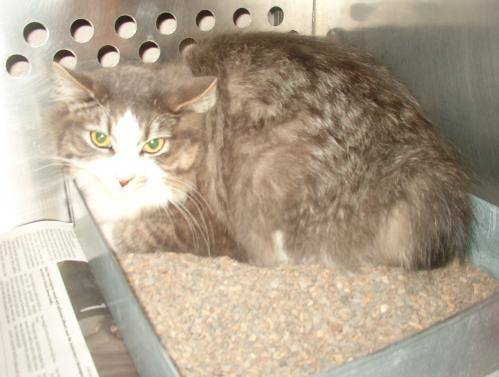
#> input picture data/dataset/train/cats/cat.2526.jpg, 499 x 377 px; its folder holds 2 pictures in this run
$ python svm_cats_dogs.py
#> lines starting #> are read from the running program, lines starting #| are printed output that depends on the picture
import os
import cv2
import numpy as np
import pandas as pd
from sklearn.svm import SVC
from sklearn.metrics import accuracy_score
from sklearn.model_selection import train_test_split
# -------- CONFIG --------
BASE_DIR = "../data/dataset/train"
IMG_SIZE = 64
MAX_IMAGES_PER_CLASS = 200
# -------- IMAGE LOADER --------
def load_images(folder_path, label):
    data = []
    count = 0

    for img_name in os.listdir(folder_path):
        if count >= MAX_IMAGES_PER_CLASS:
            break

        img_path = os.path.join(folder_path, img_name)
        try:
            img = cv2.imread(img_path)
            img = cv2.cvtColor(img, cv2.COLOR_BGR2GRAY)
            img = cv2.resize(img, (IMG_SIZE, IMG_SIZE))
            img = img.flatten()
            data.append([img, label])
            count += 1
        except:
            pass

    return data
# -------- LOAD DATA --------
data = []
data += load_images(os.path.join(BASE_DIR, "cats"), 0)
#> in load_images, img is the input picture: shape (377, 499, 3); mean B, G, R 144.4, 163.2, 177
#> in load_images, `img = cv2.cvtColor(img, cv2.COLOR_BGR2GRAY)`:
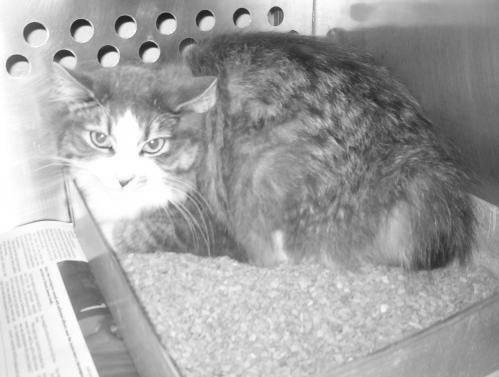
#> img: shape (377, 499); min 9, max 255, mean 165.2
#> in load_images, `img = cv2.resize(img, (IMG_SIZE, IMG_SIZE))`:
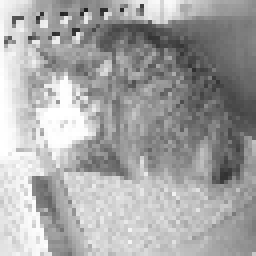
#> img: shape (64, 64) (shown 4 times larger); min 31, max 255, mean 165.1
#> in load_images, `img = img.flatten()`: img = 4096 values, max 255 at index 1216, min 31 at index 149, mean 165.1
#> pass 2 of the loop in load_images, `for img_name in os.listdir(folder_path):`:
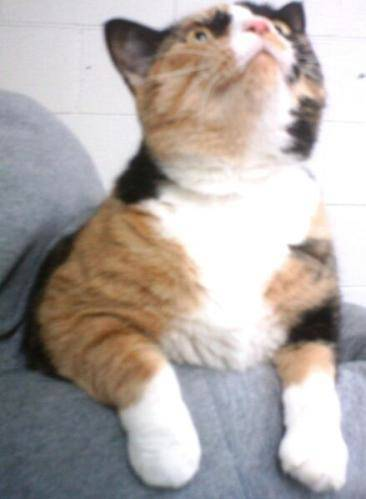
#> input picture data/dataset/train/cats/cat.591.jpg, 366 x 499 px
#> in load_images, img is the input picture: shape (499, 366, 3); mean B, G, R 165.6, 168.9, 176.7
#> in load_images, `img = img.flatten()`: img = 4096 values, max 255 at index 574, min 13 at index 2886, mean 170.7
data += load_images(os.path.join(BASE_DIR, "dogs"), 1)
#> call 2 of load_images, with folder_path = '../data/dataset/train/dogs', label = 1
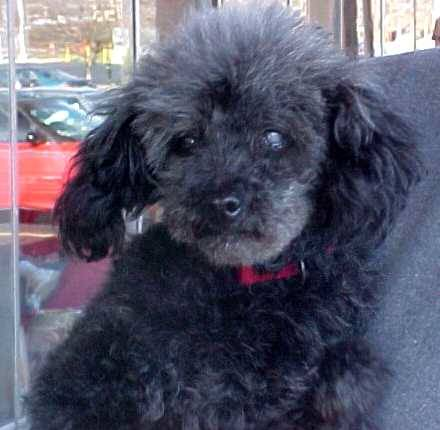
#> input picture data/dataset/train/dogs/dog.3267.jpg, 440 x 430 px
#> in load_images, img is the input picture: shape (430, 440, 3); mean B, G, R 105.3, 86.8, 86.8
#> in load_images (call 2), `img = cv2.cvtColor(img, cv2.COLOR_BGR2GRAY)`:
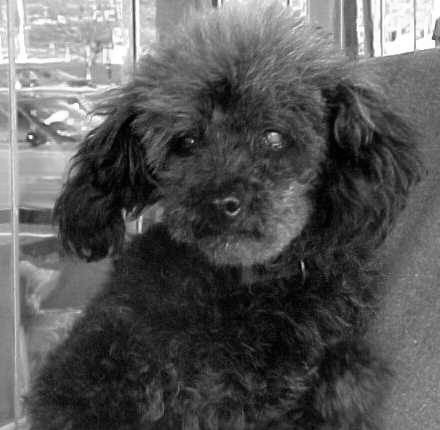
#> img: shape (430, 440); min 1, max 255, mean 88.9
#> in load_images (call 2), `img = cv2.resize(img, (IMG_SIZE, IMG_SIZE))`:
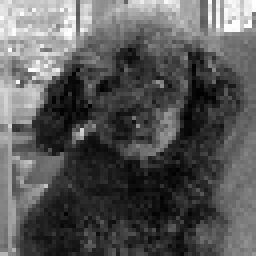
#> img: shape (64, 64) (shown 4 times larger); min 1, max 255, mean 88.2
#> in load_images (call 2), `img = img.flatten()`: img = 4096 values, max 255 at index 63, min 1 at index 1522, mean 88.19
#> pass 2 of the loop in load_images, `for img_name in os.listdir(folder_path):`:
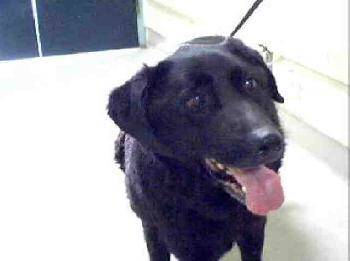
#> input picture data/dataset/train/dogs/dog.4613.jpg, 350 x 261 px
#> in load_images, img is the input picture: shape (261, 350, 3); mean B, G, R 177.4, 167, 167.7
#> in load_images (call 2), `img = cv2.resize(img, (IMG_SIZE, IMG_SIZE))`:
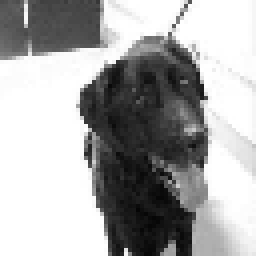
#> img: shape (64, 64) (shown 4 times larger); min 5, max 255, mean 168.7
#> in load_images (call 2), `img = img.flatten()`: img = 4096 values, max 255 at index 32, min 5 at index 3362, mean 168.7

X = np.array([item[0] for item in data])
y = np.array([item[1] for item in data])
#> y = [0, 0, 1, 1]

# -------- SPLIT --------
X_train, X_test, y_train, y_test = train_test_split(
    X, y, test_size=0.2, random_state=42
)
#> y_train = [1, 0, 1]; y_test = [0]

# -------- TRAIN MODEL --------
model = SVC(kernel="linear", random_state=42)
model.fit(X_train, y_train)

# -------- EVALUATE --------
y_pred = model.predict(X_test)
#> y_pred = [0]
accuracy = accuracy_score(y_test, y_pred)
#> accuracy = 1

print("Task-3 Test Accuracy:", accuracy)
#| Task-3 Test Accuracy: 1.0

# -------- SAVE OUTPUT --------
results = pd.DataFrame({
    "Actual_Label": y_test,
    "Predicted_Label": y_pred
})
#> results = table of 1 rows and 2 columns

#> (the run stopped early here; a loop or call above may not have finished)
